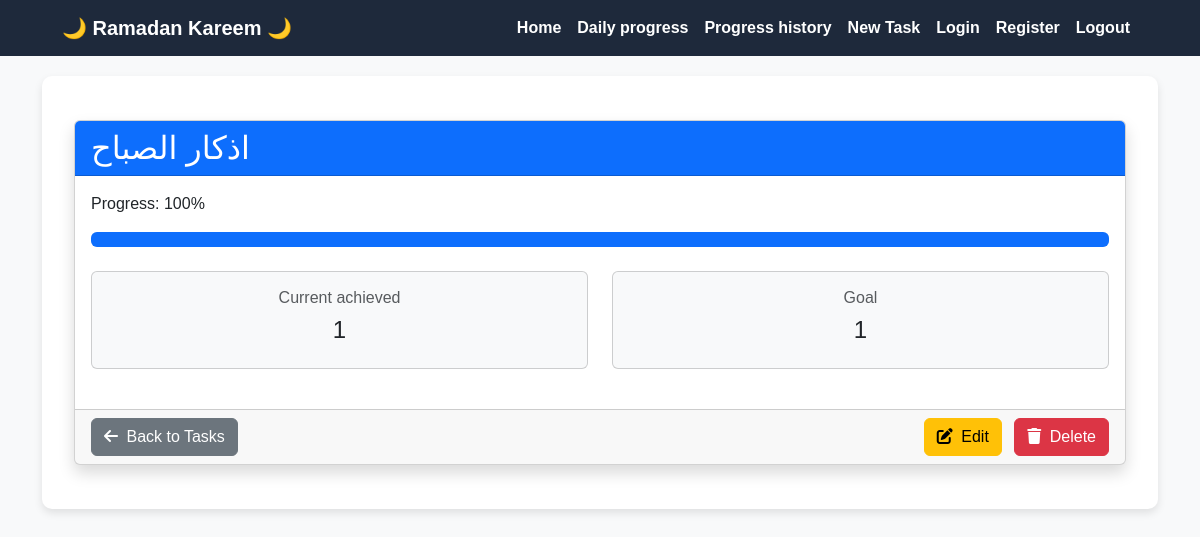
Screenshot of /task/39/ (signed in) with the database file from the repository.
### tasks/models.py (models this page shows, shortened)
class Task(models.Model):
    user = models.ForeignKey(
        'auth.User',
        on_delete=models.CASCADE,
    )
    title = models.CharField(
        max_length=100,
    )
    goal = models.IntegerField(
        default=1,
        validators=[MinValueValidator(1)]
    )
    created_at = models.DateTimeField(
        auto_now_add=True,
    )
    description = models.TextField(
        blank=True,
        null=True,
    )
    current_achieved = models.IntegerField(
        default=0,
        validators=[MinValueValidator(0)]
    )
    progress = models.IntegerField(
        default = 0,
    )
    class Meta:
        ordering = ['-created_at']

### tasks/views.py (the view)
# urls.py: path('task/<int:task_id>/', task_details, name='task_details'),
@login_required
def task_details(req, task_id):
    task = get_object_or_404(Task, id=task_id, user=req.user)
    context = {
        'task': task,
    }
    return render(req, 'task_details.html', context)

### templates/task_details.html (shortened to what this page needs)
{% extends 'base.html' %}
{% load static %}
{% block content %}
<div class="container py-4">
    <div class="card shadow">
        <div class="card-header bg-primary text-white">
            <h2 class="mb-0">{{ task.title }}</h2>
        </div>
        <div class="card-body">
            <div class="row mb-4">
                <div class="col-md-12">
                    <p class="task-progress-text">Progress: {{task.progress}}%</p>
                    <div class="progress" style="height: 15px;">
                        <div class="progress-bar"
                            role="progressbar"
                            style="width: {% widthratio task.current_achieved task.goal 100 %}%;"
                            aria-valuenow="{% widthratio task.current_achieved task.goal 100 %}"
                            aria-valuemin="0"
                            aria-valuemax="100">
                        </div>
                    </div>
                </div>
            </div>
            <div class="row mb-4">
                <div class="col-md-6">
                    <div class="card bg-light">
                        <div class="card-body text-center">
                            <h6 class="text-muted">Current achieved</h6>
                            <h4>{{ task.current_achieved }}</h4>
                        </div>
                    </div>
                </div>
                <div class="col-md-6">
                    <div class="card bg-light">
                        <div class="card-body text-center">
                            <h6 class="text-muted">Goal</h6>
                            <h4>{{ task.goal }}</h4>
                        </div>
                    </div>
                </div>
            </div>
        </div>
        <div class="card-footer">
            <div class="d-flex justify-content-between">
                <a href="{% url 'tasks' %}" class="btn btn-secondary">
                    <i class="fas fa-arrow-left me-1"></i> Back to Tasks
                </a>
                <div>
                    <a href="{% url 'update_task' task.id %}" class="btn btn-warning me-2">
                        <i class="fas fa-edit me-1"></i> Edit
                    </a>
                    <a href="{% url 'delete_task' task.id %}" class="btn btn-danger">
                        <i class="fas fa-trash me-1"></i> Delete
                    </a>
                </div>
            </div>
        </div>
    </div>
</div>
<link rel="stylesheet" href="https://cdnjs.cloudflare.com/ajax/libs/font-awesome/6.4.0/css/all.min.css">
{% endblock %}

### static/css/home.css (style rules this page uses)
body { background-color: #f8f9fa; font-family: 'Tajawal', sans-serif; }

### rows the page displays
Task: title "اذكار الصباح", progress "100", current_achieved "1", goal "1"
